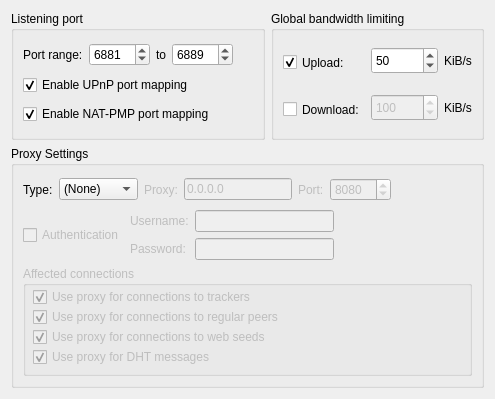
     <widget class="QWidget" name="tab_3" >
      <attribute name="title" >
       <string>Connection</string>
      </attribute>
      <attribute name="icon" >
       <iconset resource="icons.qrc" >:/Icons/connection.png</iconset>
      </attribute>
      <layout class="QVBoxLayout" >
       <item>
        <layout class="QVBoxLayout" >
         <item>
          <layout class="QHBoxLayout" >
           <item>
            <widget class="QGroupBox" name="ListeningPortBox" >
             <property name="title" >
              <string>Listening port</string>
             </property>
             <layout class="QVBoxLayout" >
              <item>
               <layout class="QHBoxLayout" >
                <item>
                 <widget class="QLabel" name="lbl_ports" >
                  <property name="text" >
                   <string>Port range:</string>
                  </property>
                 </widget>
                </item>
                <item>
                 <widget class="QSpinBox" name="spinPortMin" >
                  <property name="minimum" >
                   <number>1000</number>
                  </property>
                  <property name="maximum" >
                   <number>65525</number>
                  </property>
                  <property name="value" >
                   <number>6881</number>
                  </property>
                 </widget>
                </item>
                <item>
                 <widget class="QLabel" name="to_range" >
                  <property name="text" >
                   <string comment="i.e: 1200 to 1300" >to</string>
                  </property>
                  <property name="alignment" >
                   <set>Qt::AlignCenter</set>
                  </property>
                 </widget>
                </item>
                <item>
                 <widget class="QSpinBox" name="spinPortMax" >
                  <property name="minimum" >
                   <number>1000</number>
                  </property>
                  <property name="maximum" >
                   <number>65525</number>
                  </property>
                  <property name="value" >
                   <number>6889</number>
                  </property>
                 </widget>
                </item>
                <item>
                 <spacer>
                  <property name="orientation" >
                   <enum>Qt::Horizontal</enum>
                  </property>
                  <property name="sizeHint" >
                   <size>
                    <width>20</width>
                    <height>20</height>
                   </size>
                  </property>
                 </spacer>
                </item>
               </layout>
              </item>
              <item>
               <widget class="QCheckBox" name="checkUPnP" >
                <property name="text" >
                 <string>Enable UPnP port mapping</string>
                </property>
                <property name="checked" >
                 <bool>true</bool>
                </property>
               </widget>
              </item>
              <item>
               <widget class="QCheckBox" name="checkNATPMP" >
                <property name="text" >
                 <string>Enable NAT-PMP port mapping</string>
                </property>
                <property name="checked" >
                 <bool>true</bool>
                </property>
               </widget>
              </item>
             </layout>
            </widget>
           </item>
           <item>
            <widget class="QGroupBox" name="bandwidthBox" >
             <property name="title" >
              <string>Global bandwidth limiting</string>
             </property>
             <layout class="QVBoxLayout" >
              <item>
               <layout class="QHBoxLayout" >
                <item>
                 <layout class="QVBoxLayout" >
                  <item>
                   <widget class="QCheckBox" name="checkUploadLimit" >
                    <property name="minimumSize" >
                     <size>
                      <width>0</width>
                      <height>45</height>
                     </size>
                    </property>
                    <property name="text" >
                     <string>Upload:</string>
                    </property>
                    <property name="checked" >
                     <bool>true</bool>
                    </property>
                   </widget>
                  </item>
                  <item>
                   <widget class="QCheckBox" name="checkDownloadLimit" >
                    <property name="minimumSize" >
                     <size>
                      <width>0</width>
                      <height>37</height>
                     </size>
                    </property>
                    <property name="text" >
                     <string>Download:</string>
                    </property>
                   </widget>
                  </item>
                 </layout>
                </item>
                <item>
                 <layout class="QVBoxLayout" >
                  <item>
                   <layout class="QHBoxLayout" >
                    <item>
                     <widget class="QSpinBox" name="spinUploadLimit" >
                      <property name="enabled" >
                       <bool>true</bool>
                      </property>
                      <property name="minimumSize" >
                       <size>
                        <width>0</width>
                        <height>27</height>
                       </size>
                      </property>
                      <property name="suffix" >
                       <string/>
                      </property>
                      <property name="minimum" >
                       <number>1</number>
                      </property>
                      <property name="maximum" >
                       <number>1000000</number>
                      </property>
                      <property name="value" >
                       <number>50</number>
                      </property>
                     </widget>
                    </item>
                    <item>
                     <widget class="QLabel" name="label_10" >
                      <property name="text" >
                       <string>KiB/s</string>
                      </property>
                     </widget>
                    </item>
                   </layout>
                  </item>
                  <item>
                   <layout class="QHBoxLayout" >
                    <item>
                     <widget class="QSpinBox" name="spinDownloadLimit" >
                      <property name="enabled" >
                       <bool>false</bool>
                      </property>
                      <property name="minimumSize" >
                       <size>
                        <width>0</width>
                        <height>27</height>
                       </size>
                      </property>
                      <property name="suffix" >
                       <string/>
                      </property>
                      <property name="minimum" >
                       <number>1</number>
                      </property>
                      <property name="maximum" >
                       <number>1000000</number>
                      </property>
                      <property name="value" >
                       <number>100</number>
                      </property>
                     </widget>
                    </item>
                    <item>
                     <widget class="QLabel" name="label_13" >
                      <property name="text" >
                       <string>KiB/s</string>
                      </property>
                     </widget>
                    </item>
                   </layout>
                  </item>
                 </layout>
                </item>
               </layout>
              </item>
             </layout>
            </widget>
           </item>
          </layout>
         </item>
         <item>
          <widget class="QGroupBox" name="groupProxy" >
           <property name="enabled" >
            <bool>true</bool>
           </property>
           <property name="title" >
            <string>Proxy Settings</string>
           </property>
           <layout class="QVBoxLayout" >
            <item>
             <layout class="QHBoxLayout" >
              <item>
               <widget class="QLabel" name="ProxyType_lbl" >
                <property name="text" >
                 <string>Type:</string>
                </property>
               </widget>
              </item>
              <item>
               <widget class="QComboBox" name="comboProxyType" >
                <item>
                 <property name="text" >
                  <string>(None)</string>
                 </property>
                </item>
                <item>
                 <property name="text" >
                  <string>HTTP</string>
                 </property>
                </item>
                <item>
                 <property name="text" >
                  <string>SOCKS5</string>
                 </property>
                </item>
               </widget>
              </item>
              <item>
               <widget class="QLabel" name="lblProxyIP" >
                <property name="enabled" >
                 <bool>false</bool>
                </property>
                <property name="text" >
                 <string>Proxy:</string>
                </property>
               </widget>
              </item>
              <item>
               <widget class="QLineEdit" name="textProxyIP" >
                <property name="enabled" >
                 <bool>false</bool>
                </property>
                <property name="text" >
                 <string>0.0.0.0</string>
                </property>
                <property name="maxLength" >
                 <number>15</number>
                </property>
                <property name="echoMode" >
                 <enum>QLineEdit::Normal</enum>
                </property>
               </widget>
              </item>
              <item>
               <widget class="QLabel" name="lblProxyPort" >
                <property name="enabled" >
                 <bool>false</bool>
                </property>
                <property name="text" >
                 <string>Port:</string>
                </property>
               </widget>
              </item>
              <item>
               <widget class="QSpinBox" name="spinProxyPort" >
                <property name="enabled" >
                 <bool>false</bool>
                </property>
                <property name="maximum" >
                 <number>65525</number>
                </property>
                <property name="value" >
                 <number>8080</number>
                </property>
               </widget>
              </item>
              <item>
               <spacer>
                <property name="orientation" >
                 <enum>Qt::Horizontal</enum>
                </property>
                <property name="sizeHint" >
                 <size>
                  <width>21</width>
                  <height>29</height>
                 </size>
                </property>
               </spacer>
              </item>
             </layout>
            </item>
            <item>
             <layout class="QHBoxLayout" >
              <item>
               <widget class="QCheckBox" name="checkProxyAuth" >
                <property name="enabled" >
                 <bool>false</bool>
                </property>
                <property name="text" >
                 <string>Authentication</string>
                </property>
               </widget>
              </item>
              <item>
               <layout class="QHBoxLayout" >
                <item>
                 <layout class="QVBoxLayout" >
                  <item>
                   <widget class="QLabel" name="lblProxyUsername" >
                    <property name="enabled" >
                     <bool>false</bool>
                    </property>
                    <property name="text" >
                     <string>Username:</string>
                    </property>
                   </widget>
                  </item>
                  <item>
                   <widget class="QLabel" name="lblProxyPassword" >
                    <property name="enabled" >
                     <bool>false</bool>
                    </property>
                    <property name="text" >
                     <string>Password:</string>
                    </property>
                   </widget>
                  </item>
                 </layout>
                </item>
                <item>
                 <layout class="QVBoxLayout" >
                  <item>
                   <widget class="QLineEdit" name="textProxyUsername" >
                    <property name="enabled" >
                     <bool>false</bool>
                    </property>
                    <property name="text" >
                     <string/>
                    </property>
                    <property name="maxLength" >
                     <number>1000</number>
                    </property>
                    <property name="echoMode" >
                     <enum>QLineEdit::Normal</enum>
                    </property>
                   </widget>
                  </item>
                  <item>
                   <widget class="QLineEdit" name="textProxyPassword" >
                    <property name="enabled" >
                     <bool>false</bool>
                    </property>
                    <property name="text" >
                     <string/>
                    </property>
                    <property name="maxLength" >
                     <number>1000</number>
                    </property>
                    <property name="echoMode" >
                     <enum>QLineEdit::Password</enum>
                    </property>
                   </widget>
                  </item>
                 </layout>
                </item>
                <item>
                 <spacer>
                  <property name="orientation" >
                   <enum>Qt::Horizontal</enum>
                  </property>
                  <property name="sizeHint" >
                   <size>
                    <width>40</width>
                    <height>20</height>
                   </size>
                  </property>
                 </spacer>
                </item>
               </layout>
              </item>
             </layout>
            </item>
            <item>
             <widget class="QGroupBox" name="ProxyConnecsBox" >
              <property name="enabled" >
               <bool>false</bool>
              </property>
              <property name="minimumSize" >
               <size>
                <width>0</width>
                <height>110</height>
               </size>
              </property>
              <property name="title" >
               <string>Affected connections</string>
              </property>
              <widget class="QCheckBox" name="checkProxyTrackers" >
               <property name="geometry" >
                <rect>
                 <x>10</x>
                 <y>20</y>
                 <width>341</width>
                 <height>22</height>
                </rect>
               </property>
               <property name="text" >
                <string>Use proxy for connections to trackers</string>
               </property>
               <property name="checked" >
                <bool>true</bool>
               </property>
              </widget>
              <widget class="QCheckBox" name="checkProxyPeers" >
               <property name="geometry" >
                <rect>
                 <x>10</x>
                 <y>40</y>
                 <width>341</width>
                 <height>22</height>
                </rect>
               </property>
               <property name="text" >
                <string>Use proxy for connections to regular peers</string>
               </property>
               <property name="checked" >
                <bool>true</bool>
               </property>
              </widget>
              <widget class="QCheckBox" name="checkProxyWebseeds" >
               <property name="geometry" >
                <rect>
                 <x>10</x>
                 <y>60</y>
                 <width>341</width>
                 <height>22</height>
                </rect>
               </property>
               <property name="text" >
                <string>Use proxy for connections to web seeds</string>
               </property>
               <property name="checked" >
                <bool>true</bool>
               </property>
              </widget>
              <widget class="QCheckBox" name="checkProxyDHT" >
               <property name="geometry" >
                <rect>
                 <x>10</x>
                 <y>80</y>
                 <width>341</width>
                 <height>22</height>
                </rect>
               </property>
               <property name="text" >
                <string>Use proxy for DHT messages</string>
               </property>
               <property name="checked" >
                <bool>true</bool>
               </property>
              </widget>
             </widget>
            </item>
           </layout>
          </widget>
         </item>
        </layout>
       </item>
      </layout>
     </widget>
